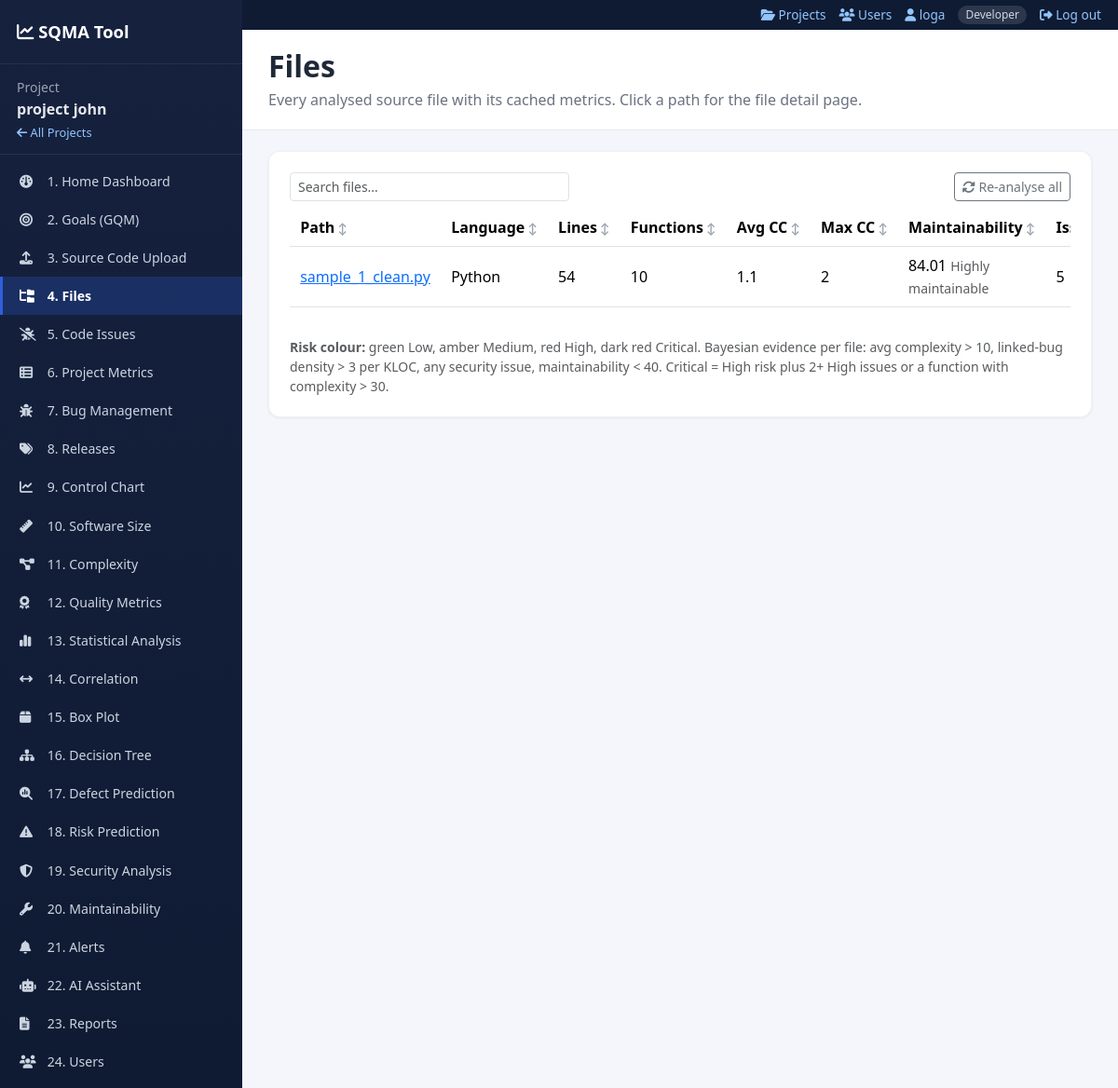
Page /project/1/files (signed in) on the committed database.
### models.py (models this page shows, shortened)
class Project(db.Model):
    __tablename__ = "project"
    id = db.Column(db.Integer, primary_key=True)
    name = db.Column(db.String(150), nullable=False)
    description = db.Column(db.Text, default="")
    created_at = db.Column(db.DateTime, default=utcnow)
    bugs = db.relationship("Bug", backref="project", cascade="all, delete-orphan")
    chat_messages = db.relationship("ChatMessage", backref="project", cascade="all, delete-orphan")
    releases = db.relationship("Release", backref="project", cascade="all, delete-orphan")
    code_files = db.relationship("CodeFile", backref="project", cascade="all, delete-orphan")
    analysis_runs = db.relationship("AnalysisRun", backref="project", cascade="all, delete-orphan")
    predictions = db.relationship("Prediction", backref="project", cascade="all, delete-orphan")
    alerts = db.relationship("Alert", backref="project", cascade="all, delete-orphan")

class User(db.Model):
    __tablename__ = "user"
    id = db.Column(db.Integer, primary_key=True)
    username = db.Column(db.String(40), unique=True, nullable=False)
    full_name = db.Column(db.String(120), default="")
    email = db.Column(db.String(160), default="")
    password_hash = db.Column(db.String(300), nullable=False)
    role = db.Column(db.String(20), default="Developer")          # Admin / Developer / Tester
    api_token = db.Column(db.String(80), unique=True, nullable=True)
    created_at = db.Column(db.DateTime, default=utcnow)
    @property
    def display_name(self):
        return self.full_name or self.username

class CodeFile(db.Model):
    __tablename__ = "code_file"
    id = db.Column(db.Integer, primary_key=True)
    project_id = db.Column(db.Integer, db.ForeignKey("project.id"), nullable=False)
    filename = db.Column(db.String(250), nullable=False)
    filepath = db.Column(db.String(400), nullable=False)
    loc = db.Column(db.Integer, default=0)
    uploaded_at = db.Column(db.DateTime, default=utcnow)
    relpath = db.Column(db.String(400), default="")            # path inside the project, e.g. src/app/main.py
    language = db.Column(db.String(20), default="Python")
    basic_metrics = db.Column(db.Boolean, default=False)       # True for Java/JS/C/C++ (basic metrics only)
    size_bytes = db.Column(db.Integer, default=0)
    comment_lines = db.Column(db.Integer, default=0)
    num_functions = db.Column(db.Integer, default=0)
    num_classes = db.Column(db.Integer, default=0)
    num_imports = db.Column(db.Integer, default=0)
    avg_cc = db.Column(db.Float, default=0)
    max_cc = db.Column(db.Integer, default=0)
    max_nesting = db.Column(db.Integer, default=0)
    mi_score = db.Column(db.Float, default=100)
    mi_band = db.Column(db.String(40), default="")
    issue_count = db.Column(db.Integer, default=0)
    high_issue_count = db.Column(db.Integer, default=0)
    security_count = db.Column(db.Integer, default=0)
    parse_error = db.Column(db.Text, default="")
    metrics = db.relationship("CodeMetric", backref="code_file", cascade="all, delete-orphan")
    issues = db.relationship("Issue", backref="code_file", cascade="all, delete-orphan")
    @property
    def folder(self):
        p = (self.relpath or self.filename).replace("\\", "/")
        return p.rsplit("/", 1)[0] if "/" in p else ""

### files_views.py (the view)
@bp.route("/project/<int:project_id>/files")
def files_page(project_id):
    project = _project(project_id)
    return render_template("files.html", project=project, rows=file_rows(project_id), active="files")

### app.py (called while the page is built, shortened)
@app.context_processor
def file_selector_context():
    if request.endpoint not in SCOPED_ENDPOINTS or not request.view_args:
        return {}

### auth.py (called while the page is built)
def csrf_token():
    tok = session.get("_csrf")
    if not tok:
        tok = secrets.token_urlsafe(32)
        session["_csrf"] = tok
    return tok

### file_service.py (called while the page is built)
def linked_bug_counts(project_id):
    rows = (db.session.query(Bug.code_file_id, db.func.count(Bug.id))
            .filter(Bug.project_id == project_id, Bug.code_file_id.isnot(None))
            .group_by(Bug.code_file_id).all())
    return dict(rows)

def file_risk(cf, linked_bugs=0):
    from config import MI_LOW_THRESHOLD
    kloc = max(cf.loc or 0, 1) / 1000.0
    res = compute_risk_probability(
        high_complexity=(cf.avg_cc or 0) > 10, has_defect_history=(linked_bugs / kloc) > 3,
        security_findings=(cf.security_count or 0) > 0, low_maintainability=(cf.mi_score or 100) < MI_LOW_THRESHOLD)
    level = res["predicted_risk"]
    if level == "High" and ((cf.high_issue_count or 0) >= 2 or (cf.max_cc or 0) > 30):
        level = "Critical"
    return level

### files_views.py (called while the page is built)
def _project(pid):
    return db.get_or_404(Project, pid)

### templates/files.html (shortened to what this page needs)
{% extends "base.html" %}
{% block content %}
<div class="page-header"><h2>Files</h2><p>Every analysed source file with its cached metrics. Click a path for the file detail page.</p></div>
<div class="page-body"><div class="panel">{% include "_files_table.html" %}
  <p class="small text-muted mt-3 mb-0"><b>Risk colour:</b> green Low, amber Medium, red High, dark red Critical. Bayesian evidence per file: avg complexity &gt; 10, linked-bug density &gt; 3 per KLOC, any security issue, maintainability &lt; 40. Critical = High risk plus 2+ High issues or a function with complexity &gt; 30.</p></div></div>
{% endblock %}

### templates/base.html (shortened to what this page needs)
<!DOCTYPE html>
<html lang="en">
<head>
<link href="{{ url_for('static', filename='vendor/bootstrap/css/bootstrap.min.css') }}" rel="stylesheet">
<link href="{{ url_for('static', filename='vendor/fontawesome/css/all.min.css') }}" rel="stylesheet">
<link href="{{ url_for('static', filename='css/style.css') }}" rel="stylesheet">
</head>
<body>
<div class="d-flex">
  {% if project %}
  <nav class="sidebar d-print-none">
    <div class="sidebar-brand">
      <i class="fa-solid fa-chart-line"></i> SQMA Tool
    </div>
    <div class="sidebar-project">
      <small>Project</small>
      <div class="fw-bold text-truncate">{{ project.name }}</div>
      <a href="{{ url_for('index') }}" class="small-link"><i class="fa-solid fa-arrow-left"></i> All Projects</a>
    </div>
    <ul class="nav flex-column sidebar-nav">
      <li><a href="{{ url_for('dashboard', project_id=project.id) }}" class="{{ 'active' if active=='dashboard' }}"><i class="fa-solid fa-gauge"></i> 1. Home Dashboard</a></li>
      <li><a href="{{ url_for('goals_page', project_id=project.id) }}" class="{{ 'active' if active=='goals' }}"><i class="fa-solid fa-bullseye"></i> 2. Goals (GQM)</a></li>
      <li><a href="{{ url_for('upload_source', project_id=project.id) }}" class="{{ 'active' if active=='upload' }}"><i class="fa-solid fa-upload"></i> 3. Source Code Upload</a></li>
      <li><a href="{{ url_for('files.files_page', project_id=project.id) }}" class="{{ 'active' if active=='files' }}"><i class="fa-solid fa-folder-tree"></i> 4. Files</a></li>
      <li><a href="{{ url_for('files.issues_page', project_id=project.id) }}" class="{{ 'active' if active=='issues' }}"><i class="fa-solid fa-bug-slash"></i> 5. Code Issues</a></li>
      <li><a href="{{ url_for('files.project_metrics_page', project_id=project.id) }}" class="{{ 'active' if active=='project_metrics' }}"><i class="fa-solid fa-table-list"></i> 6. Project Metrics</a></li>
      <li><a href="{{ url_for('bugs.bug_list', project_id=project.id) }}" class="{{ 'active' if active=='bugs' }}"><i class="fa-solid fa-bug"></i> 7. Bug Management</a></li>
      <li><a href="{{ url_for('bugs.releases', project_id=project.id) }}" class="{{ 'active' if active=='releases' }}"><i class="fa-solid fa-tags"></i> 8. Releases</a></li>
      <li><a href="{{ url_for('control_chart_page', project_id=project.id) }}" class="{{ 'active' if active=='control_chart' }}"><i class="fa-solid fa-chart-line"></i> 9. Control Chart</a></li>
      <li><a href="{{ url_for('size_page', project_id=project.id) }}" class="{{ 'active' if active=='size' }}"><i class="fa-solid fa-ruler"></i> 10. Software Size</a></li>
      <li><a href="{{ url_for('complexity_page', project_id=project.id) }}" class="{{ 'active' if active=='complexity' }}"><i class="fa-solid fa-diagram-project"></i> 11. Complexity</a></li>
      <li><a href="{{ url_for('quality_page', project_id=project.id) }}" class="{{ 'active' if active=='quality' }}"><i class="fa-solid fa-award"></i> 12. Quality Metrics</a></li>
      <li><a href="{{ url_for('statistics_page', project_id=project.id) }}" class="{{ 'active' if active=='statistics' }}"><i class="fa-solid fa-chart-simple"></i> 13. Statistical Analysis</a></li>
      <li><a href="{{ url_for('correlation_page', project_id=project.id) }}" class="{{ 'active' if active=='correlation' }}"><i class="fa-solid fa-arrows-left-right"></i> 14. Correlation</a></li>
      <li><a href="{{ url_for('boxplot_page', project_id=project.id) }}" class="{{ 'active' if active=='boxplot' }}"><i class="fa-solid fa-box"></i> 15. Box Plot</a></li>
      <li><a href="{{ url_for('decision_tree_page', project_id=project.id) }}" class="{{ 'active' if active=='decision_tree' }}"><i class="fa-solid fa-sitemap"></i> 16. Decision Tree</a></li>
      <li><a href="{{ url_for('defect_prediction_page', project_id=project.id) }}" class="{{ 'active' if active=='defect_prediction' }}"><i class="fa-solid fa-magnifying-glass-chart"></i> 17. Defect Prediction</a></li>
      <li><a href="{{ url_for('risk_prediction_page', project_id=project.id) }}" class="{{ 'active' if active=='risk_prediction' }}"><i class="fa-solid fa-triangle-exclamation"></i> 18. Risk Prediction</a></li>
      <li><a href="{{ url_for('security_page', project_id=project.id) }}" class="{{ 'active' if active=='security' }}"><i class="fa-solid fa-shield-halved"></i> 19. Security Analysis</a></li>
      <li><a href="{{ url_for('maintainability_page', project_id=project.id) }}" class="{{ 'active' if active=='maintainability' }}"><i class="fa-solid fa-wrench"></i> 20. Maintainability</a></li>
      <li><a href="{{ url_for('alerts_page', project_id=project.id) }}" class="{{ 'active' if active=='alerts' }}"><i class="fa-solid fa-bell"></i> 21. Alerts</a></li>
      <li><a href="{{ url_for('ai.chat_page', project_id=project.id) }}" class="{{ 'active' if active=='ai' }}"><i class="fa-solid fa-robot"></i> 22. AI Assistant</a></li>
      <li><a href="{{ url_for('report_page', project_id=project.id) }}" class="{{ 'active' if active=='report' }}"><i class="fa-solid fa-file-lines"></i> 23. Reports</a></li>
      <li><a href="{{ url_for('auth.users', project=project.id) }}" class="{{ 'active' if active=='users' }}"><i class="fa-solid fa-users"></i> 24. Users</a></li>
    </ul>
  </nav>
  {% endif %}
  <div class="layout-col">
  {% if current_user %}
  <div class="topbar d-print-none">
    <a href="{{ url_for('index') }}"><i class="fa-solid fa-folder-open"></i> Projects</a>
    <a href="{{ url_for('auth.users') }}"><i class="fa-solid fa-users"></i> Users</a>
    <a href="{{ url_for('auth.profile') }}"><i class="fa-solid fa-user"></i> {{ current_user.display_name }}</a>
    <span class="role-pill">{{ current_user.role }}</span>
    <form method="POST" action="{{ url_for('auth.logout') }}" class="d-inline"><input type="hidden" name="csrf_token" value="{{ csrf_token() }}"><button class="link-btn"><i class="fa-solid fa-right-from-bracket"></i> Log out</button></form>
  </div>
  {% endif %}
  <main class="main-content {% if not project %}full-width{% endif %}">
    {% block content %}{% endblock %}
  </main>
  </div>
</div>
</body>
</html>

### templates/_files_table.html (shortened to what this page needs)
{% if rows %}
<div class="d-flex justify-content-between align-items-center flex-wrap gap-2 mb-2">
  <input type="search" id="fileSearch" class="form-control form-control-sm" style="max-width:300px" placeholder="Search files...">
  <form method="POST" action="{{ url_for('files.reanalyze_all', project_id=project.id) }}"><input type="hidden" name="csrf_token" value="{{ csrf_token() }}"><button class="btn btn-sm btn-outline-secondary"><i class="fa-solid fa-rotate"></i> Re-analyse all</button></form>
</div>
<div class="table-responsive">
<table class="table table-sm align-middle sortable" id="filesTable">
  <thead><tr><th data-sort="text">Path</th><th data-sort="text">Language</th><th data-sort="num">Lines</th><th data-sort="num">Functions</th>
    <th data-sort="num">Avg CC</th><th data-sort="num">Max CC</th><th data-sort="num">Maintainability</th><th data-sort="num">Issues</th><th data-sort="num">Risk</th><th></th></tr></thead>
  <tbody>
  {% for r in rows %}
    <tr>
      <td><a href="{{ url_for('files.file_detail', project_id=project.id, file_id=r.id) }}">{{ r.path }}</a></td>
      <td>{{ r.language }}{% if r.basic %} <span class="badge badge-info" title="Java/JavaScript/C/C++ use basic regex-based metrics">basic</span>{% endif %}</td>
      <td>{{ r.loc }}</td><td>{{ r.functions }}</td><td>{{ r.avg_cc }}</td><td>{{ r.max_cc }}</td>
      <td data-v="{{ r.mi }}">{{ r.mi }} <span class="small text-muted">{{ r.band }}</span></td>
      <td>{{ r.issues }}</td>
    </tr>
  {% endfor %}
  </tbody>
</table>
</div>
{% else %}
<div class="chart-empty"><i class="fa-solid fa-file-code"></i><span><b>No source files yet.</b><br>Upload a project folder or files on the Source Code Upload page.</span>
  <a class="btn btn-sm btn-primary" href="{{ url_for('upload_source', project_id=project.id) }}">Go to upload</a></div>
{% endif %}

### static/css/style.css (style rules this page uses)
:root { --primary: #2f5fdb; --primary-dark: #1f3f9e; --bg: #f4f6fb; --card-bg: #ffffff; --text-muted: #6b7280; --success: #16a34a; --warning: #d97706; --danger: #dc2626; }
body { background: var(--bg); font-family: 'Segoe UI', system-ui, -apple-system, sans-serif; color: #1f2937; }
.sidebar { width: 260px; min-height: 100vh; background: linear-gradient(180deg, #16213e 0%, #0f1b33 100%); color: #e5e7eb; position: sticky; top: 0; overflow-y: auto; }
.sidebar-brand { font-size: 1.15rem; font-weight: 700; padding: 20px 18px; color: #fff; border-bottom: 1px solid rgba(255,255,255,0.08); }
.sidebar-project { padding: 12px 18px; border-bottom: 1px solid rgba(255,255,255,0.08); }
.sidebar-project small { color: #9ca3af; }
.small-link { color: #93c5fd; font-size: 0.8rem; text-decoration: none; }
.sidebar-nav { padding: 8px 0; }
.sidebar-nav li a { display: block; padding: 10px 18px; color: #cbd5e1; text-decoration: none; font-size: 0.88rem; border-left: 3px solid transparent; transition: all 0.15s ease; }
.sidebar-nav li a.active { background: rgba(47,95,219,0.25); border-left: 3px solid var(--primary); color: #fff; font-weight: 600; }
.sidebar-nav i { width: 20px; margin-right: 6px; }
.main-content { flex: 1; min-width: 0; padding: 0; }
.page-header { background: #fff; padding: 20px 28px; border-bottom: 1px solid #e5e7eb; margin-bottom: 22px; }
.page-header h2 { margin: 0; font-weight: 700; }
.page-header p { margin: 4px 0 0; color: var(--text-muted); }
.page-body { padding: 0 28px 40px; }
.panel { background: var(--card-bg); border-radius: 12px; padding: 22px; box-shadow: 0 1px 3px rgba(0,0,0,0.06); border: 1px solid #eef0f4; margin-bottom: 22px; }
.table-sm td, .table-sm th { padding: .5rem .7rem; }
.topbar { background: #0f1b33; color: #cbd5e1; font-size: 0.85rem; padding: 6px 18px; display: flex; gap: 14px; align-items: center; justify-content: flex-end; flex-wrap: wrap; }
.topbar a { color: #93c5fd; text-decoration: none; }
.topbar .role-pill { background: rgba(255,255,255,.12); padding: 1px 8px; border-radius: 10px; font-size: .75rem; }
.topbar button.link-btn { background: none; border: 0; color: #93c5fd; padding: 0; font-size: .85rem; }
.layout-col { flex: 1; min-width: 0; display: flex; flex-direction: column; }
table.sortable th[data-sort] { cursor: pointer; user-select: none; white-space: nowrap; }
table.sortable th[data-sort]::after { content: ' \2195'; color: #9ca3af; font-size: .75rem; }

### rows in the picture
Project: name "project john"
User: display_name "loga", role "Developer"
CodeFile: path "sample_1_clean.py", language "Python", loc "54", functions "10", avg_cc "1.1", max_cc "2", mi "84.01", band "Highly maintainable", issues "5"
